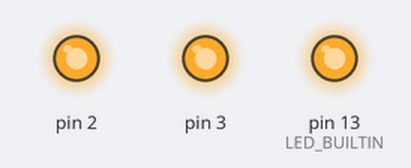
Bench run of a sketch on a simulated Arduino Uno, built with avr-gcc and run on an emulated ATmega328P. Parts: output pins drawn as LEDs (lit = HIGH).

Above: at 0.5 s.
At 3.0 s:
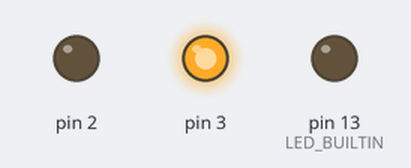
At 20.5 s:
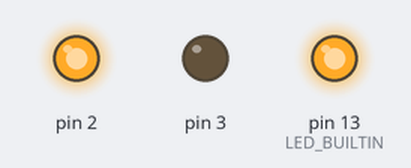
At 43.0 s:
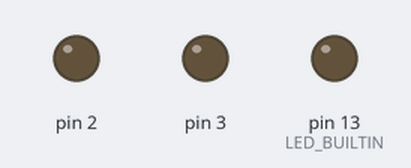
Timing chart, 0 to 45.5 s (numbered marks = the images above):
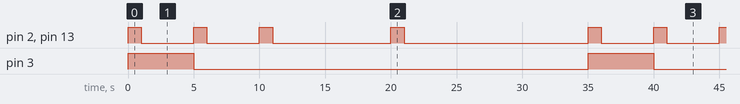

The sketch:

HTswitch2.ino
```cpp
//int timer = 1000;
int seq[] = {1,1,1,0,1,0,0};
int seqLen = 7;
int cycleTime = 5000;
int injTime = 1000;
int waitTime = cycleTime - injTime;
//const int switchOut = A1;
//const int startOut = A0;

void setup() {
  // initialize digital pin LED_BUILTIN as an output.
  pinMode(LED_BUILTIN, OUTPUT);
  pinMode(2, OUTPUT);
  pinMode(3, OUTPUT);
}

void loop() {
  // put your main code here, to run repeatedly:
  unsigned long currentMillis = millis();
  unsigned long previousMillis = currentMillis;
  for (int i; i < seqLen; i++){
    if (i == 0){
      digitalWrite(3, HIGH);
      //if (currentMillis - previousMillis >= 1000) {
      //    digitalWrite(3, LOW);
      //}
    }

      /*
      analogWrite(startOut, 3);
      delay(100);
      analogWrite(startOut, 0);*/

    if (seq[i]==1){
      digitalWrite(LED_BUILTIN, HIGH);
      digitalWrite(2, HIGH);
      delay(injTime);
      digitalWrite(LED_BUILTIN, LOW);
      digitalWrite(2, LOW);
      delay(waitTime);
    }
    else {
      delay(cycleTime);
    }
    if (i == 0){
      digitalWrite(3, LOW);
    }

  }
}
```

Measured:
- by itself, pin 2, pin 13 (LED_BUILTIN): repeats every 35.0 s: 2 × (LOW 4.0 s, HIGH 1.0 s), LOW 9.0 s, HIGH 1.0 s, LOW 14.0 s, HIGH 1.0 s
- by itself, pin 3: alternates HIGH for 5.0 s and LOW for 30.0 s
- by itself, everything shown: repeats every 35.0 s, in 8 steps
